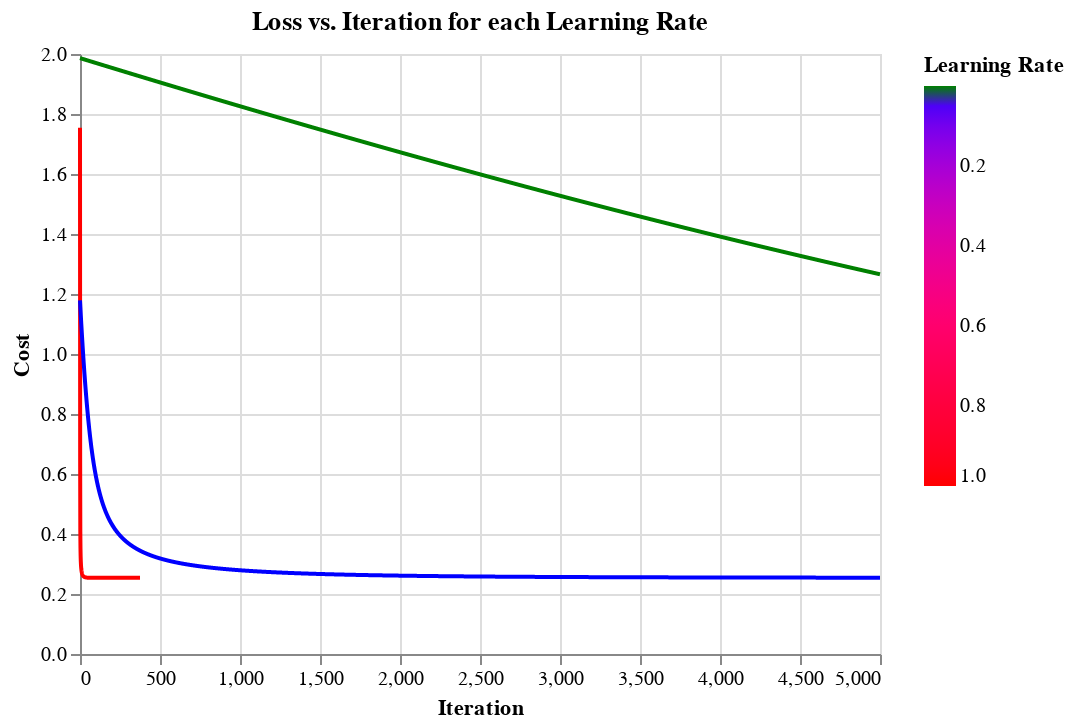

Source (notebook cell):
### Markdown cell above
**(h)** Implementing Logistic Regression Model

### Code cell
%%capture --no-display
lrates = [1, .01, .0001]
plots = None
for lr in lrates:
    model = Logistic_regression()
    model.fit(train.loc[:, ['x1', 'x2']], train.loc[:, 'y'], lr)
    if plots is not None:
        plots = pd.concat([plots, pd.DataFrame({lr: model.learning_curve(train.loc[:, ['x1', 'x2']], train.loc[:, 'y'])})], axis = 1)
        model.learning_curve(test.loc[:, ['x1', 'x2']], test.loc[:, 'y'])
    else:
        plots = pd.DataFrame({lr: model.learning_curve(train.loc[:, ['x1', 'x2']], train.loc[:, 'y'])})
        model.learning_curve(test.loc[:, ['x1', 'x2']], test.loc[:, 'y'])

alt.data_transformers.disable_max_rows()
alt.Chart(plots.reset_index(names = ['Iteration']).melt(
    id_vars = 'Iteration', 
    var_name = 'Learning Rate', 
    value_name = 'Cost'),
        title = "Loss vs. Iteration for each Learning Rate").mark_line().encode(
            x = 'Iteration', 
            y = 'Cost', 
            color = alt.Color('Learning Rate', scale = alt.Scale(
                domain = lrates,
                range = ['red', 'blue', 'green'])))

### Figure 1 — Vega-Lite specification as saved in the notebook (floating-point values rounded to 4 significant figures; data arrays with more than 128 entries replaced by an {"elided": "..."} marker saying what was removed)
{"config": {"view": {"continuousWidth": 400, "continuousHeight": 300}}, "data": {"name": "data-ee6f14714586e3eaaaed648bea9615a0"}, "mark": "line", "encoding": {"color": {"field": "Learning Rate", "scale": {"domain": [1, 0.01, 0.0001], "range": ["red", "blue", "green"]}, "type": "quantitative"}, "x": {"field": "Iteration", "type": "quantitative"}, "y": {"field": "Cost", "type": "quantitative"}}, "title": "Loss vs. Iteration for each Learning Rate", "$schema": "https://vega.github.io/schema/vega-lite/v4.17.0.json", "datasets": {"data-ee6f14714586e3eaaaed648bea9615a0": {"elided": "15003 records"}}}
